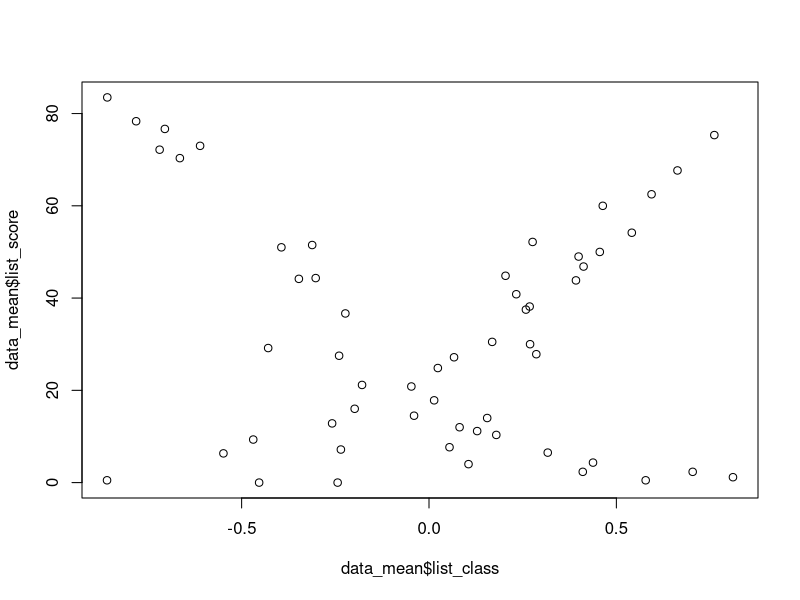
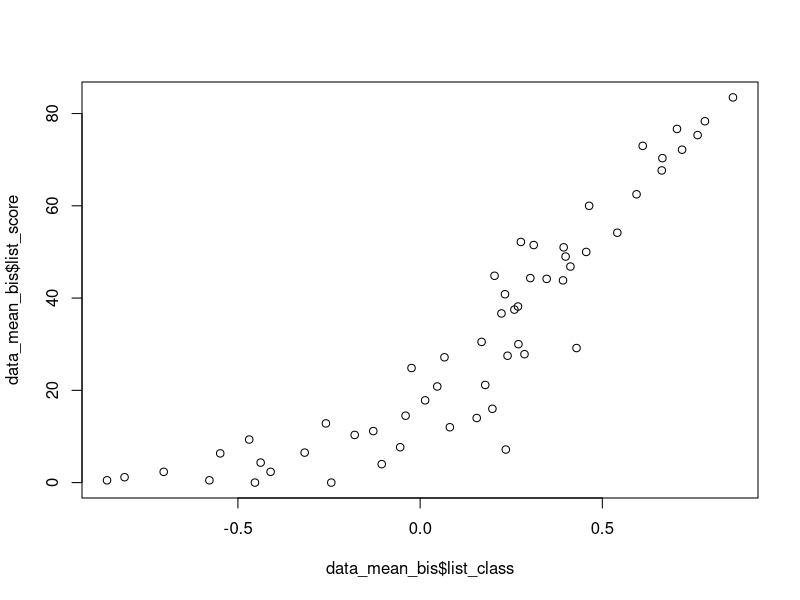
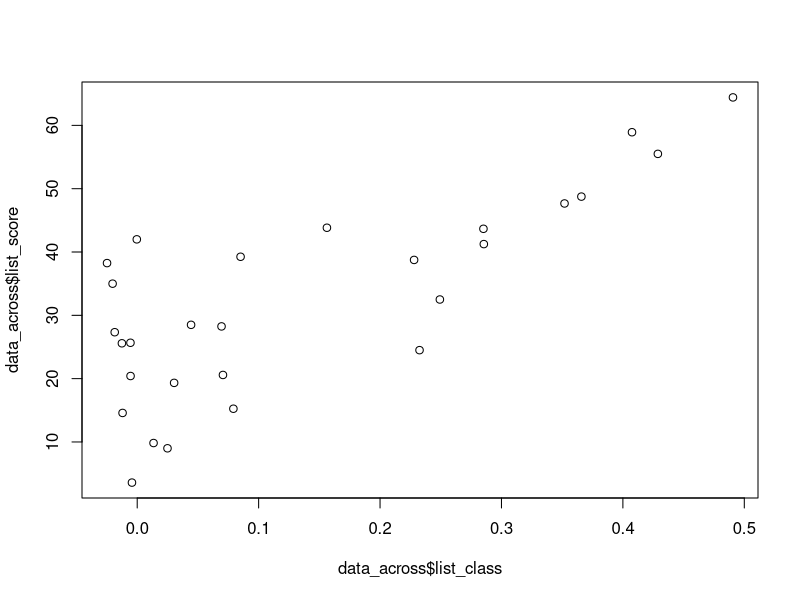
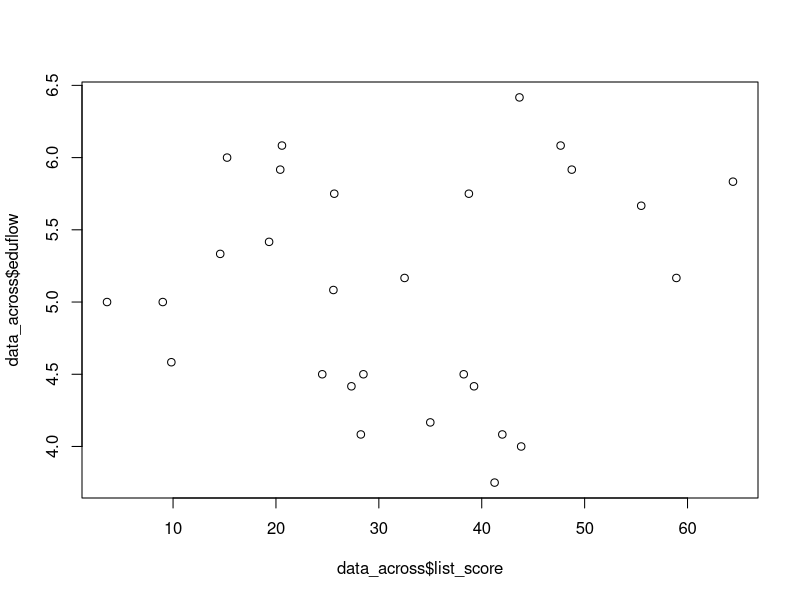
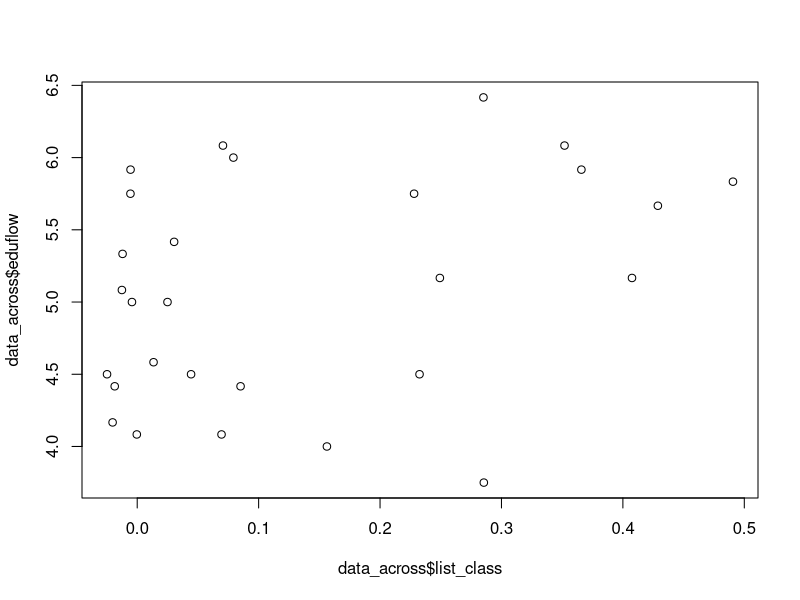
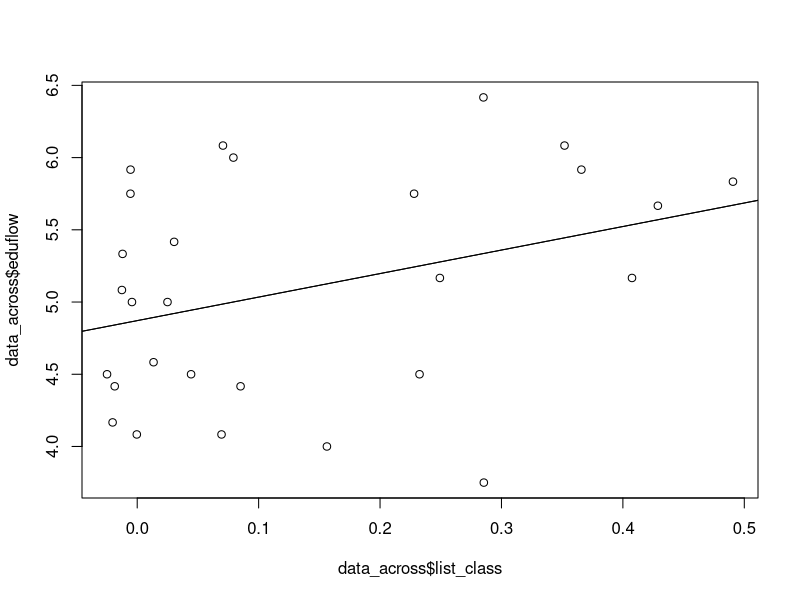
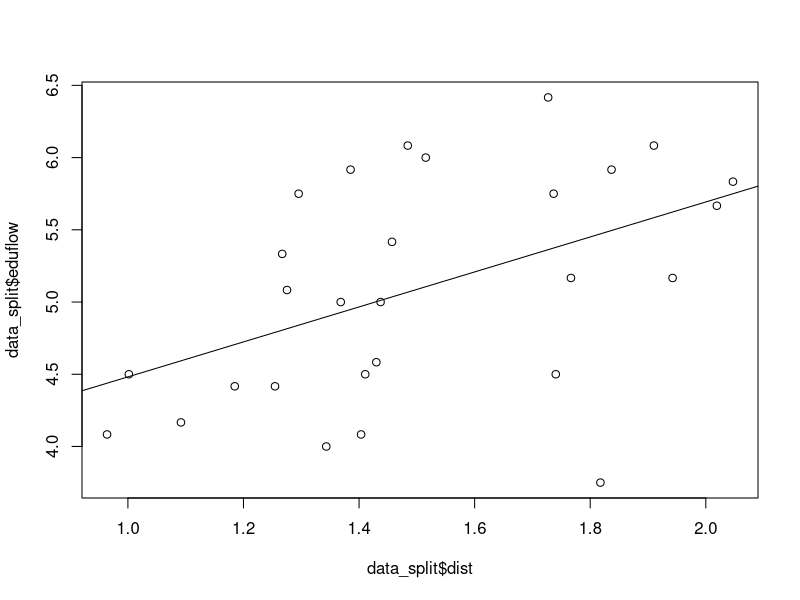
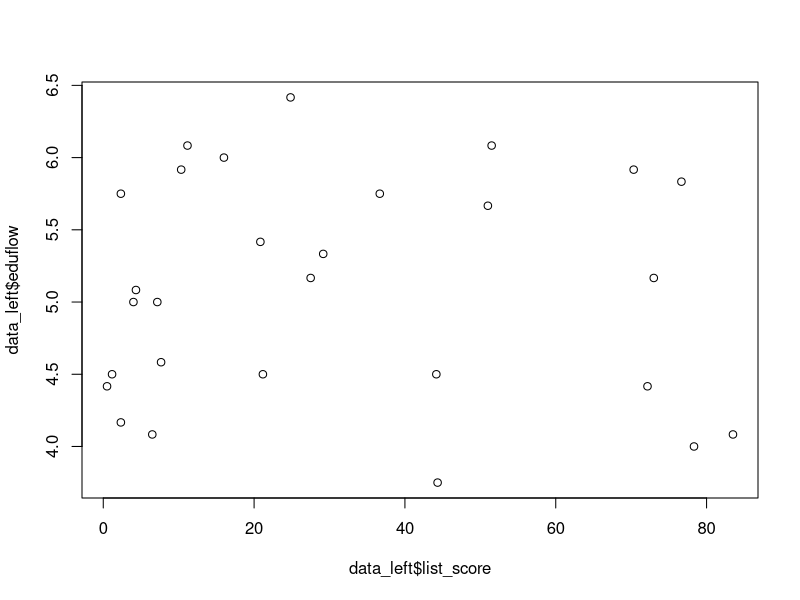

These charts were generated, in order, by the following R code:


eduflow_data = read.csv("Eduflow2_stats.csv")  # read csv file 

eduflow_data$score = as.numeric(sub(",", ".", eduflow_data$score, fixed = TRUE))
eduflow_data$score3D = as.numeric(sub(",", ".", eduflow_data$score3D, fixed = TRUE))


music = eduflow_data[eduflow_data$musique == 1,]
nomusic = eduflow_data[eduflow_data$musique == 0,]

wilcox.test(music$score, nomusic$score, paired=TRUE)

wilcox.test(music$score, nomusic$score)

#boxplot(music$score, nomusic$score)

## perfs

# loading data and adding a column for eduflow
perf_data = read.csv("data.csv")
perf_data$eduflow = -1
perf_data$eduflow3D = -1

# for overall score
perf_data$total = -1

ids = unique(perf_data$list_id)


for (id in ids) {
  cat("\n\nSujet ID:", id, "\n")
  mus_edu_score = eduflow_data[eduflow_data$ID == id & eduflow_data$musique == 1,]$score
  cat("music score", mus_edu_score, "\n")
  perf_data[perf_data$list_id == id & perf_data$list_cond == "mus",]$eduflow = mus_edu_score

  nomus_edu_score = eduflow_data[eduflow_data$ID == id & eduflow_data$musique == 0,]$score
  cat("nomusic score", nomus_edu_score, "\n")
  perf_data[perf_data$list_id == id & perf_data$list_cond == "nomus",]$eduflow = nomus_edu_score
  
  # 3D version
  mus_edu_score3D = eduflow_data[eduflow_data$ID == id & eduflow_data$musique == 1,]$score3D
  cat("music score3D", mus_edu_score3D, "\n")
  perf_data[perf_data$list_id == id & perf_data$list_cond == "mus",]$eduflow3D = mus_edu_score3D

  nomus_edu_score3D = eduflow_data[eduflow_data$ID == id & eduflow_data$musique == 0,]$score3D
  cat("nomusic score3D", nomus_edu_score3D, "\n")
  perf_data[perf_data$list_id == id & perf_data$list_cond == "nomus",]$eduflow3D = nomus_edu_score3D
}


data_mean = aggregate( cbind(list_class, list_score, eduflow, eduflow3D) ~ list_id + list_cond + list_direction, data = perf_data, FUN = mean)
 
# how score and classifier output relate
plot(data_mean$list_class, data_mean$list_score)

# reverse left classifier output
data_mean_bis = data_mean
data_mean_bis[data_mean_bis$list_direction == 0,]$list_class = data_mean_bis[data_mean_bis$list_direction == 0,]$list_class * -1

# score/classifier, no matter class
plot(data_mean_bis$list_class, data_mean_bis$list_score)

# average across left/right
data_across = aggregate( cbind(list_class, list_score, eduflow, eduflow3D) ~ list_id + list_cond, data = data_mean_bis, FUN = mean)

# try to sense some sense
plot(data_across$list_class, data_across$list_score)
plot(data_across$list_score, data_across$eduflow)
plot(data_across$list_class, data_across$eduflow)

## correlations

library(Hmisc)

# linear
rcorr(data_across$list_score, data_across$eduflow , type="pearson") 
rcorr(data_across$list_class, data_across$eduflow , type="pearson") 

# non linear
rcorr(data_across$list_score, data_across$eduflow , type="spearman") 
rcorr(data_across$list_class, data_across$eduflow , type="spearman") 

# best: pearson, class/eduflow

rcorr(data_across$list_class, data_across$eduflow , type="pearson") 
plot(data_across$list_class, data_across$eduflow)
abline(lm(data_across$eduflow ~ data_across$list_class))

linear_regres = lm(data_across$eduflow ~ data_across$list_class)
linear_coeff = coefficients(linear_regres)
summary(linear_coeff)
fitted(linear_regres)
abline(4.871517,1.628709)

# equation
# y = 1.628709 * x + 4.871517

x = (7 - 4.871517) / 1.628709

## left / right

data_split = data_mean_bis
data_split$class_left = data_split$list_class
data_split$class_right = data_split$list_class
data_split[data_split$list_direction == 0,]$class_right = data_split[data_split$list_direction == 1,]$class_right
data_split = data_split[data_split$list_direction == 0,]
data_split$class_both = data_split$class_left + data_split$class_right

lm(data_split$eduflow ~ data_split$class_left + data_split$class_right)

lm(data_split$eduflow ~ data_split$class_both)

# dist max is sqrt(8)
data_split$dist = sqrt(8) - sqrt((1 - data_split$class_left)^2 + (1 - data_split$class_right)^2 )


plot(data_split$dist, data_split$eduflow)

rcorr(data_split$eduflow,data_split$dist, type="pearson")
lm(data_split$eduflow ~ data_split$dist )
abline(3.271, 1.211)

# y = 1.211 * x + 4.274

x = (7 - 3.271) / 1.211

#3D version

##


data_left = data_mean_bis[data_mean_bis$list_direction == 0,]
plot(data_left$list_score, data_left$eduflow)
plot(data_left$list_class, data_left$eduflow)
lm(data_left$eduflow ~ data_left$list_class)

data_right = data_mean_bis[data_mean_bis$list_direction == 1,]
plot(data_right$list_score, data_right$eduflow)
plot(data_right$list_class, data_right$eduflow)
lm(data_right$eduflow ~ data_right$list_class)


plot(data_across$list_score, data_across$eduflow)
